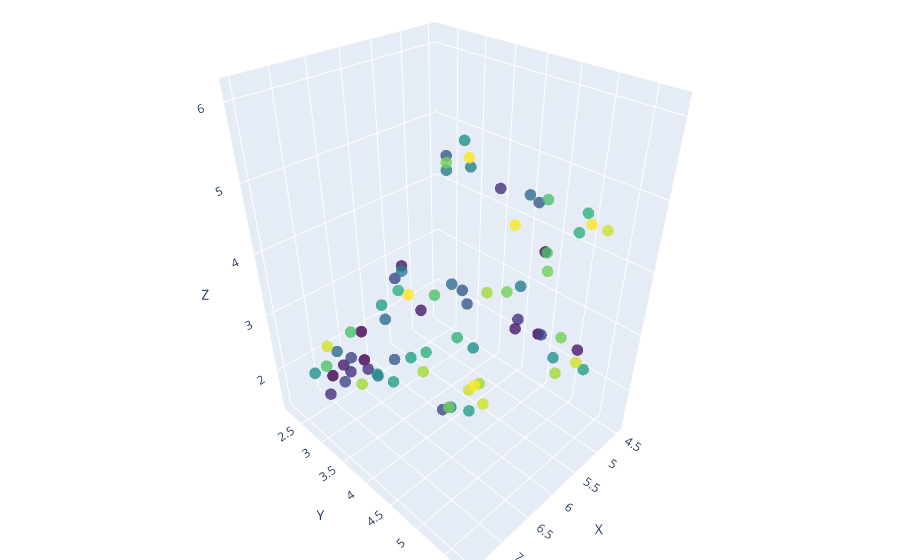

Here is the notebook cell this chart was saved with:
### Code cell
umapper = umap.UMAP(n_components=3)
emb = umapper.fit_transform(acts)
print(emb.shape)

x, y, z = emb[:, 0], emb[:, 1], emb[:, 2]
fig = go.Figure(data=[go.Scatter3d(
    x=x,
    y=y,
    z=z,
    mode='markers',
    marker=dict(
        size=4,
        color=colors,
        colorscale = 'viridis',
        opacity=0.8
    ),
    text=all_to_embed,
    hoverinfo='text'        
)])

fig.update_layout(
    scene=dict(
        xaxis_title='X',
        yaxis_title='Y',
        zaxis_title='Z'
    ),
    margin=dict(l=0, r=0, b=0, t=0)
)

### Figure 1 — Plotly figure (JSON) as saved in the notebook; plotly's stock layout.template omitted (floating-point values rounded to 4 significant figures)
{"data": [{"hoverinfo": "text", "marker": {"color": [0.0, 0.0, 0.0, 0.0, 0.0, 0.07143, 0.07143, 0.07143, 0.07143, 0.07143, 0.1429, 0.1429, 0.1429, 0.1429, 0.1429, 0.2143, 0.2143, 0.2143, 0.2143, 0.2143, 0.2857, 0.2857, 0.2857, 0.2857, 0.2857, 0.3571, 0.3571, 0.3571, 0.3571, 0.3571, 0.4286, 0.4286, 0.4286, 0.4286, 0.4286, 0.5, 0.5, 0.5, 0.5, 0.5, 0.5714, 0.5714, 0.5714, 0.5714, 0.5714, 0.6429, 0.6429, 0.6429, 0.6429, 0.6429, 0.7143, 0.7143, 0.7143, 0.7143, 0.7143, 0.7857, 0.7857, 0.7857, 0.7857, 0.7857, 0.8571, 0.8571, 0.8571, 0.8571, 0.8571, 0.9286, 0.9286, 0.9286, 0.9286, 0.9286, 1.0, 1.0, 1.0, 1.0, 1.0], "colorscale": [[0, "#440154"], [0.1111, "#482878"], [0.2222, "#3e4989"], [0.3333, "#31688e"], [0.4444, "#26828e"], [0.5556, "#1f9e89"], [0.6667, "#35b779"], [0.7778, "#6ece58"], [0.8889, "#b5de2b"], [1, "#fde725"]], "opacity": 0.8, "size": 4}, "mode": "markers", "text": ["The lungs turn into", "The lungs suppy the blood", "The lungs work by breathing", "The lungsThe lungs use oxygen", "The lungs are made of two", "The lungs turn into a", "The lungs suppy the blood and", "The lungs work by breathing in", "The lungsThe lungs use oxygen to", "The lungs are made of two types", "The lungs turn into a giant", "The lungs suppy the blood and oxygen", "The lungs work by breathing in oxygen", "The lungsThe lungs use oxygen to breathe", "The lungs are made of two types of", "The lungs turn into a giant sponge", "The lungs suppy the blood and oxygen to", "The lungs work by breathing in oxygen and", "The lungsThe lungs use oxygen to breathe.", "The lungs are made of two types of tissue", "The lungs turn into a giant sponge,", "The lungs suppy the blood and oxygen to the", "The lungs work by breathing in oxygen and exh", "The lungsThe lungs use oxygen to breathe. The", "The lungs are made of two types of tissue:", "The lungs turn into a giant sponge, absorbing", "The lungs suppy the blood and oxygen to the body", "The lungs work by breathing in oxygen and exhaling", "The lungsThe lungs use oxygen to breathe. The lungs", "The lungs are made of two types of tissue: the", "The lungs turn into a giant sponge, absorbing and", "The lungs suppy the blood and oxygen to the body.", "The lungs work by breathing in oxygen and exhaling carbon", "The lungsThe lungs use oxygen to breathe. The lungs are", "The lungs are made of two types of tissue: the al", "The lungs turn into a giant sponge, absorbing and storing", "The lungs suppy the blood and oxygen to the body. The", "The lungs work by breathing in oxygen and exhaling carbon dioxide", "The lungsThe lungs use oxygen to breathe. The lungs are made", "The lungs are made of two types of tissue: the alve", "The lungs turn into a giant sponge, absorbing and storing the", "The lungs suppy the blood and oxygen to the body. The blood", "The lungs work by breathing in oxygen and exhaling carbon dioxide.", "The lungsThe lungs use oxygen to breathe. The lungs are made up", "The lungs are made of two types of tissue: the alveoli", "The lungs turn into a giant sponge, absorbing and storing the carbon", "The lungs suppy the blood and oxygen to the body. The blood is", "The lungs work by breathing in oxygen and exhaling carbon dioxide. The", "The lungsThe lungs use oxygen to breathe. The lungs are made up of", "The lungs are made of two types of tissue: the alveoli and", "The lungs turn into a giant sponge, absorbing and storing the carbon dioxide", "The lungs suppy the blood and oxygen to the body. The blood is pumped", "The lungs work by breathing in oxygen and exhaling carbon dioxide. The lungs", "The lungsThe lungs use oxygen to breathe. The lungs are made up of two", "The lungs are made of two types of tissue: the alveoli and the", "The lungs turn into a giant sponge, absorbing and storing the carbon dioxide.", "The lungs suppy the blood and oxygen to the body. The blood is pumped to", "The lungs work by breathing in oxygen and exhaling carbon dioxide. The lungs are", "The lungsThe lungs use oxygen to breathe. The lungs are made up of two main", "The lungs are made of two types of tissue: the alveoli and the bron", "The lungs turn into a giant sponge, absorbing and storing the carbon dioxide.\n", "The lungs suppy the blood and oxygen to the body. The blood is pumped to the", "The lungs work by breathing in oxygen and exhaling carbon dioxide. The lungs are made", "The lungsThe lungs use oxygen to breathe. The lungs are made up of two main parts", "The lungs are made of two types of tissue: the alveoli and the bronchi", "The lungs turn into a giant sponge, absorbing and storing the carbon dioxide.\n\n", "The lungs suppy the blood and oxygen to the body. The blood is pumped to the heart", "The lungs work by breathing in oxygen and exhaling carbon dioxide. The lungs are made up", "The lungsThe lungs use oxygen to breathe. The lungs are made up of two main parts:", "The lungs are made of two types of tissue: the alveoli and the bronchi.", "The lungs turn into a giant sponge, absorbing and storing the carbon dioxide.\n\n  ", "The lungs suppy the blood and oxygen to the body. The blood is pumped to the heart and", "The lungs work by breathing in oxygen and exhaling carbon dioxide. The lungs are made up of", "The lungsThe lungs use oxygen to breathe. The lungs are made up of two main parts: the", "The lungs are made of two types of tissue: the alveoli and the bronchi. The"], "type": "scatter3d", "x": [5.346, 6.534, 7.492, 6.97, 5.51, 5.712, 6.476, 7.521, 6.567, 4.476, 5.856, 6.816, 7.028, 7.297, 6.202, 6.581, 5.035, 6.965, 6.288, 6.83, 6.152, 6.496, 6.842, 6.211, 5.862, 7.252, 6.712, 7.223, 5.772, 6.065, 6.624, 5.932, 6.689, 5.242, 6.784, 7.289, 6.448, 7.192, 4.652, 6.671, 7.023, 6.398, 5.83, 4.543, 6.406, 6.966, 6.327, 6.364, 5.535, 5.652, 7.178, 6.867, 5.896, 5.707, 6.191, 6.052, 4.772, 5.212, 5.927, 6.93, 6.218, 6.305, 4.812, 6.608, 6.319, 5.921, 6.808, 4.631, 5.441, 5.621, 6.102, 6.461, 5.223, 6.171, 6.551], "y": [4.936, 2.694, 3.327, 3.315, 5.042, 4.84, 3.929, 3.652, 3.705, 5.027, 4.984, 3.165, 3.052, 2.891, 4.907, 2.433, 4.767, 4.049, 4.111, 2.572, 2.938, 4.66, 4.76, 4.471, 5.156, 3.967, 2.271, 4.152, 3.773, 5.189, 3.771, 3.915, 4.607, 4.514, 5.026, 4.003, 4.807, 2.365, 4.748, 4.833, 4.336, 3.036, 4.189, 5.207, 3.197, 4.542, 3.325, 4.459, 5.483, 5.635, 2.686, 2.913, 3.567, 5.209, 5.505, 3.993, 4.92, 4.267, 5.395, 4.851, 4.72, 4.866, 4.919, 2.685, 3.762, 4.258, 2.172, 5.122, 5.769, 4.273, 4.525, 3.684, 5.434, 5.1, 4.787], "z": [3.042, 2.464, 2.661, 2.593, 4.437, 3.287, 3.5, 3.075, 4.107, 2.284, 3.6, 2.228, 2.242, 1.887, 5.466, 1.828, 2.743, 4.291, 1.733, 1.591, 1.841, 4.197, 5.991, 3.748, 5.267, 2.924, 1.934, 3.903, 3.467, 5.446, 4.091, 1.376, 5.736, 3.54, 5.946, 2.999, 3.401, 1.868, 2.072, 6.114, 3.313, 3.057, 1.426, 2.067, 1.727, 3.489, 3.419, 3.303, 4.898, 5.247, 2.207, 2.78, 3.243, 4.592, 5.562, 1.519, 2.628, 3.304, 4.537, 5.98, 2.602, 4.173, 1.984, 1.468, 2.245, 1.959, 2.033, 2.205, 5.004, 1.479, 2.353, 3.604, 4.85, 5.098, 5.884]}], "layout": {"margin": {"b": 0, "l": 0, "r": 0, "t": 0}, "scene": {"xaxis": {"title": {"text": "X"}}, "yaxis": {"title": {"text": "Y"}}, "zaxis": {"title": {"text": "Z"}}}}}
